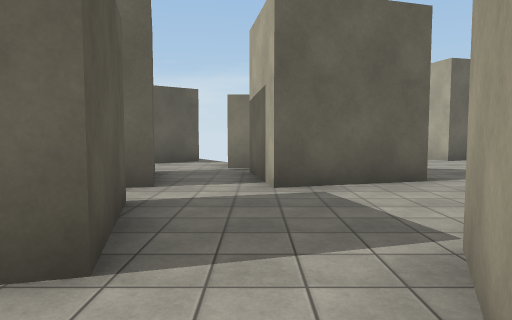
[1] (above)

12 first-person views from a walk through a 3-D level made in the Unity game engine. The camera is 1.5 m above the floor, tilts 4° down and sees 70° across. The floor is counted in squares, 2 m on a side. Each view is taken from the middle of a square. On the plan, view 1 faces up. The plan holds only what a view shows up to about 11 squares ahead; the rest is blank. The place goes on beyond the plan. Surface patterns are stand-ins for the level's own textures.

[2]
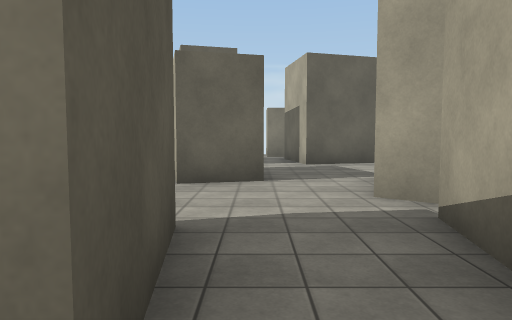

[3]
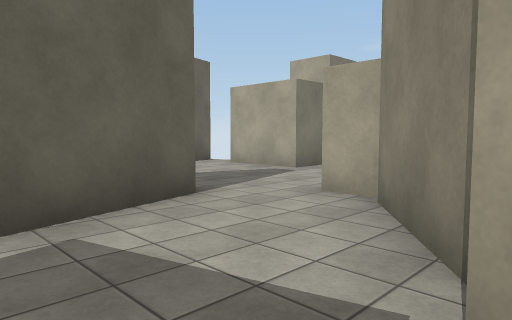

[4]
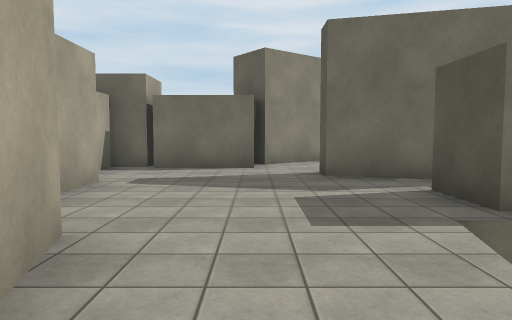

[5]
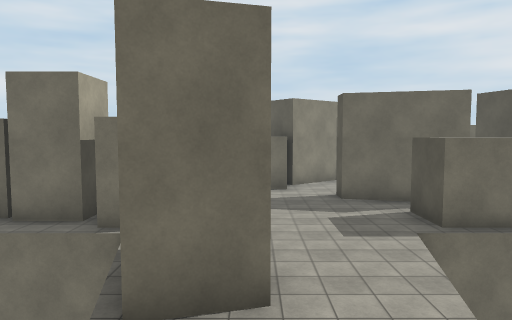

[6]
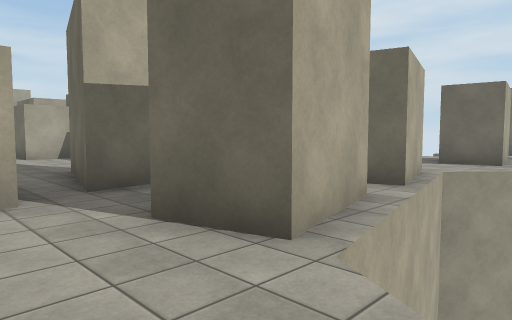

[7]
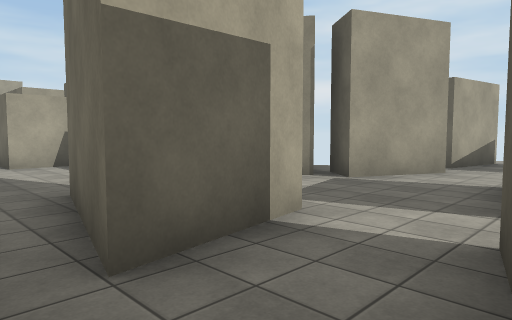

[8]
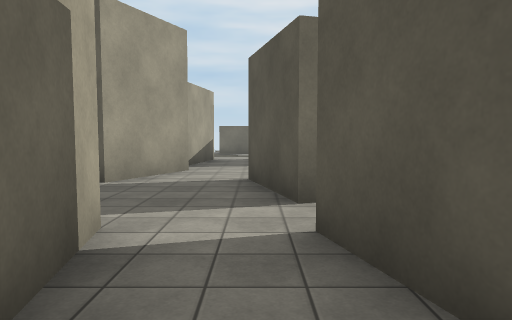

[9]
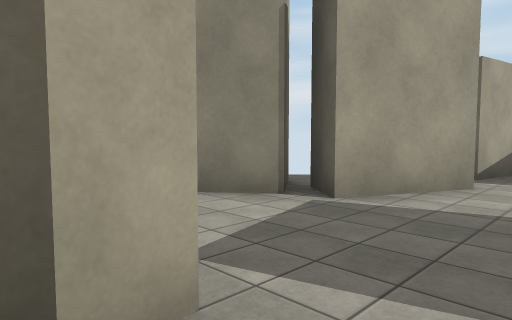

[10]
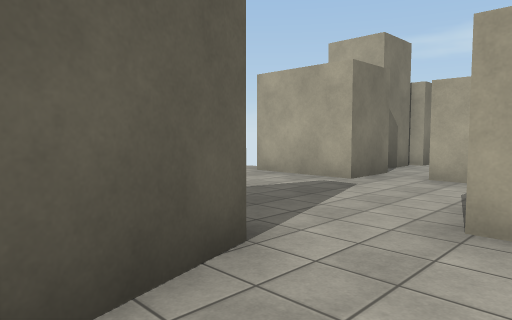

[11]
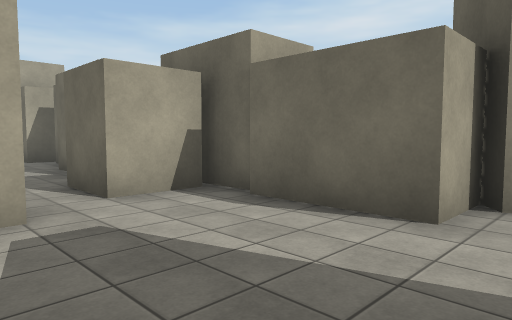

[12]
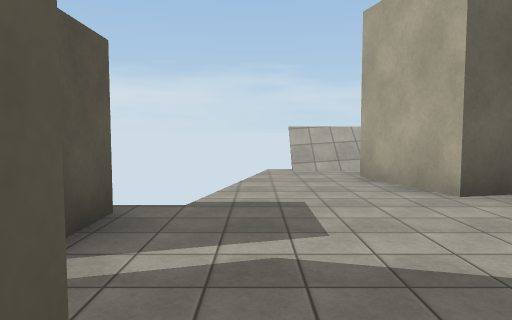

### Floor plan
Key: @ floor where view 1 was taken; # wall or solid block; . main floor; : floor 1.75 m higher than the main floor; / step, stairs or slope.
Columns run from 5 left of view 1 to 14 right of it. Each row starts with its distance up from view 1.
 16           :
 15          ::
 14          //
 13          ...
 12         ..##
 11         ...#
 10   ##. ##.....
  9 . ...##.....###.
  8   ...##.....####
  7   ##.##.........
  6   ##.###.....#.....
  5    #.........#  ####
  4    #.....#####
  3   ##....##
  2    ##..##
  1    ...###
  0   ...@#
 -1   ....#
 -2   ##..#
 -3   ##..#
 -4     /

Positions as (right, up) in squares from view 1, and headings:
1: (0, 0), facing up
2: (-1, -4), facing up
3: (0, 2), facing up-right
4: (4, 13), facing down
5: (5, 16), facing down
6: (-5, 9), facing down-right
7: (-2, 8), facing down-right
8: (-1, 8), facing down
9: (-1, 6), facing down-right
10: (1, 4), facing up-right
11: (3, 8), facing down-right
12: (3, 6), facing up
